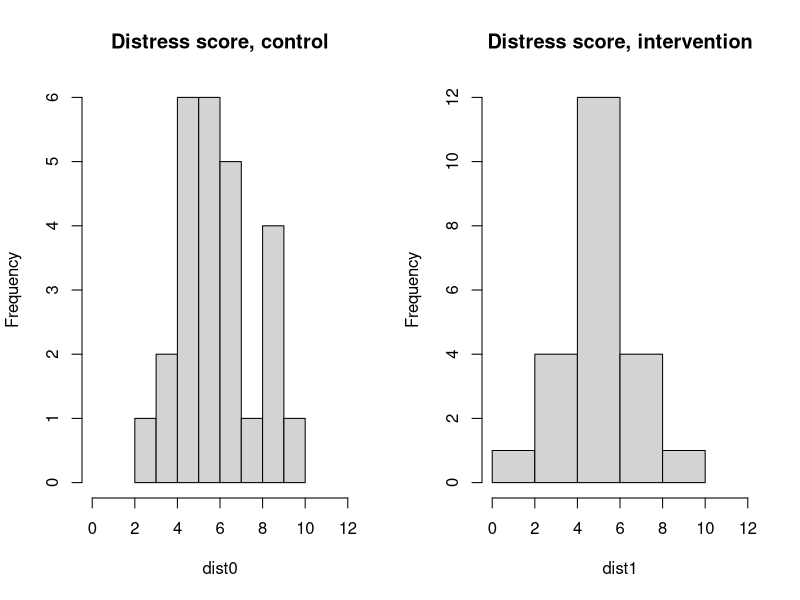
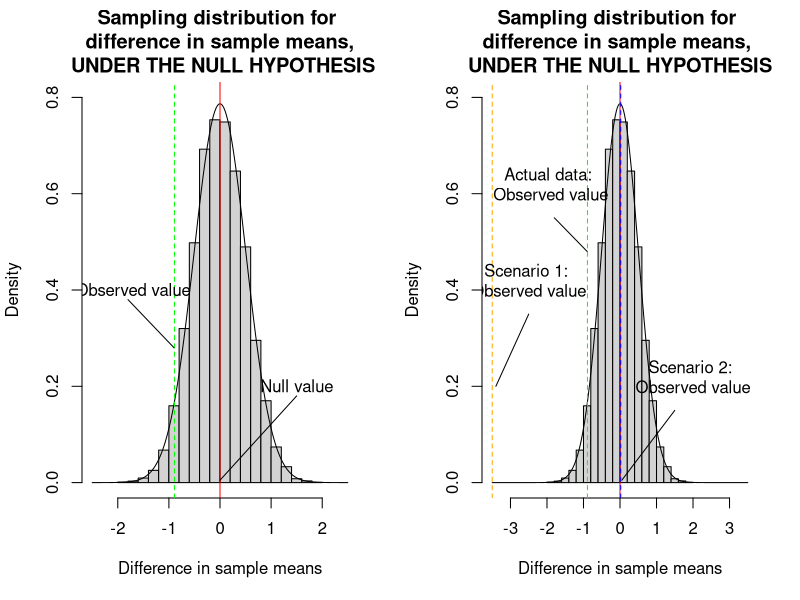

Reproduce these figures in R, in order.
# Read in data (emotional distress scores in control and intervention group)
dist0 <- c(5, 2, 5,  7,  6,  7,  7,  5,  8,  6,  6,  9,  4,  5,  9,  7,  9,  5,  6, 10,  9,  4,  6,  6,  5,  7)
dist1<- c(5,  5,  6,  6, 1,  5, 10,  7,  3,  6,  7,  8,  6,  7,  5,  4,  5,  6,  4,  6,  3,  5)

# Calculate sample means 
print("Sample means: ")
mean(dist0)
mean(dist1)

# Calculate sample standard deviations 
print("Sample SDs: ")
sqrt(var(dist0))
sqrt(var(dist1))

# Sample difference in means
print("Difference in sample means:")
(delta.hat <- mean(dist1) - mean(dist0))

# Draw histograms of the scores in each group
options(repr.plot.width=6, repr.plot.height=4)
par(mfrow=c(1,2))
hist(dist0, main="Distress score, control", xlim=c(0, 12))
hist(dist1, main="Distress score, intervention", xlim=c(0, 12))

# Sample difference in means
delta.hat <- mean(dist1) - mean(dist0)

# Randomly generate 10000 sample differences in means (following the sampling distribution under the null hypothesis)
sample.diff.means <- rnorm(10000, 0, 0.507)

# Draw the approximate sampling distribution with the percentile confidence limits marked in red
options(repr.plot.width=6, repr.plot.height=5)
hist(sample.diff.means, freq=FALSE, main="Sampling distribution for \n difference in sample means, \n UNDER THE NULL HYPOTHESIS", xlab="Difference in sample means", xlim=c(-2.5, 2.5), ylim=c(0, 0.8))
lines(seq(-2.5, 2.5, 0.025), dnorm(seq(-2.5, 2.5, 0.025), 0, 0.507))
abline(v=0, col="red")
abline(v=delta.hat, col="green", lty=2)

text(1.5, 0.2, "Null value")
text(-1.7, 0.4, "Observed value")
lines(c(0, 1.5), c(0.005, 0.18))
lines(c(-1.8, -0.9), c(0.38, 0.28))

# Draw the approximate sampling distribution with the percentile confidence limits marked in red
options(repr.plot.width=6, repr.plot.height=5)
hist(sample.diff.means, freq=FALSE, main="Sampling distribution for \ndifference in sample means, \nUNDER THE NULL HYPOTHESIS", xlab="Difference in sample means", ylim=c(0, 0.8), xlim=c(-3.5, 3.5))
lines(seq(-3.5, 3.5, 0.025), dnorm(seq(-3.5, 3.5, 0.025), 0, 0.507))
abline(v=0, col="red")
abline(v=delta.hat, col="green", lty=2)
abline(v=-3.5, col="orange", lty=2)
abline(v=0.02, col="blue", lty=2)

text(-2.5, 0.42, "Scenario 1: \nObserved value")
text(2, 0.22,  "Scenario 2: \nObserved value")
text(-1.9, 0.62, "Actual data: \nObserved value")
lines(c(0.05, 1.5), c(0.005, 0.15))
lines(c(-2.5, -3.4), c(0.35, 0.2))
lines(c(-1.8, -0.9), c(0.55, 0.48))


